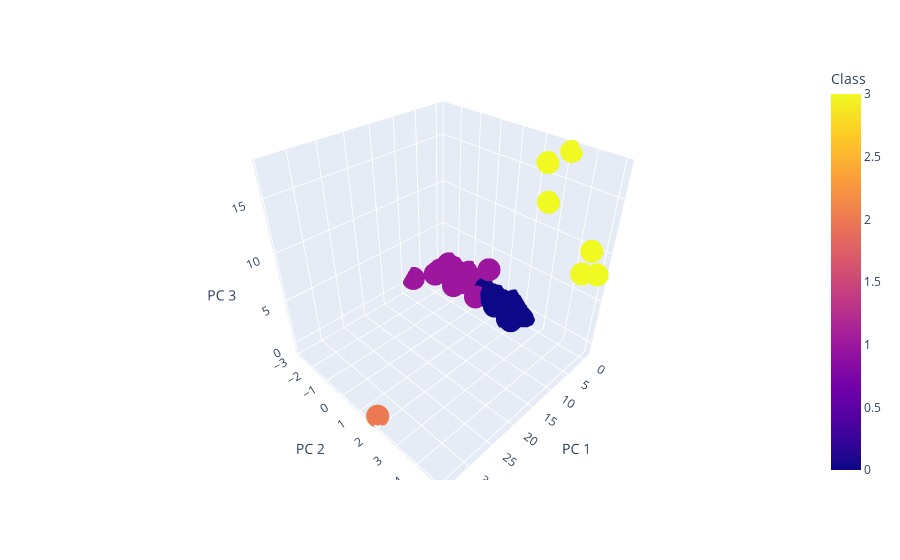

The notebook cell this image was saved under:
### Markdown cell above
### Deliverable 4: Visualizing Cryptocurrencies Results

#### 3D-Scatter with Clusters

### Code cell
# Creating a 3D-Scatter with the PCA data and the clusters
fig = px.scatter_3d(clustered_df, x="PC 1", y="PC 2", z="PC 3", color="Class", hover_data=["Algorithm"], hover_name="CoinName")
fig.update_layout(legend=dict(x=0, y=1))
fig.show()

### Figure 1 — Plotly figure (JSON) as saved in the notebook; plotly's stock layout.template omitted (floating-point values rounded to 4 significant figures; data arrays with more than 128 entries replaced by an {"elided": "..."} marker saying what was removed)
{"data": [{"customdata": {"elided": "533x1 str values"}, "hovertemplate": "<b>%{hovertext}</b><br><br>PC 1=%{x}<br>PC 2=%{y}<br>PC 3=%{z}<br>Algorithm=%{customdata[0]}<br>Class=%{marker.color}<extra></extra>", "hovertext": {"elided": "533 str values"}, "legendgroup": "", "marker": {"color": {"elided": "533 int values"}, "coloraxis": "coloraxis", "symbol": "circle"}, "mode": "markers", "name": "", "scene": "scene", "showlegend": false, "type": "scatter3d", "x": {"elided": "533 float values"}, "y": {"elided": "533 float values"}, "z": {"elided": "533 float values"}}], "layout": {"coloraxis": {"colorbar": {"title": {"text": "Class"}}, "colorscale": [[0, "#0d0887"], [0.1111, "#46039f"], [0.2222, "#7201a8"], [0.3333, "#9c179e"], [0.4444, "#bd3786"], [0.5556, "#d8576b"], [0.6667, "#ed7953"], [0.7778, "#fb9f3a"], [0.8889, "#fdca26"], [1, "#f0f921"]]}, "legend": {"tracegroupgap": 0, "x": 0, "y": 1}, "margin": {"t": 60}, "scene": {"domain": {"x": [0, 1], "y": [0, 1]}, "xaxis": {"title": {"text": "PC 1"}}, "yaxis": {"title": {"text": "PC 2"}}, "zaxis": {"title": {"text": "PC 3"}}}}}
